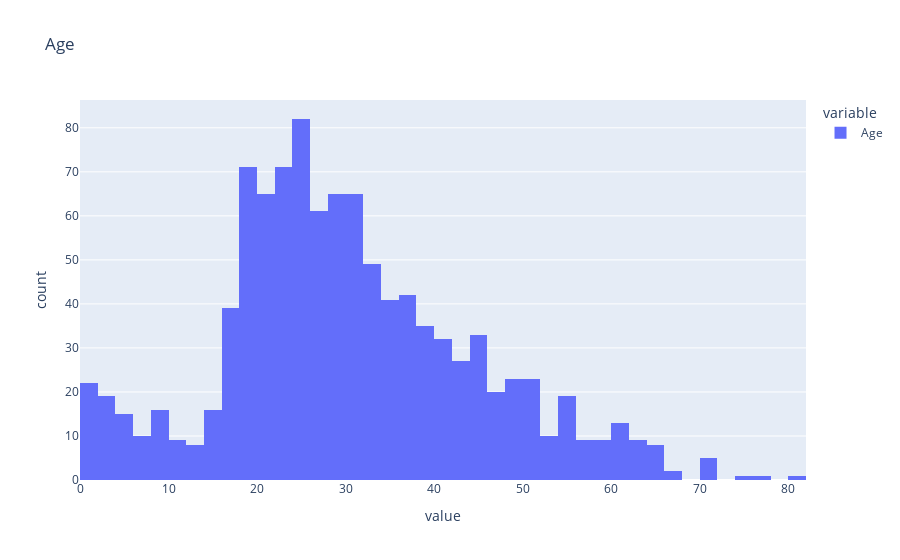
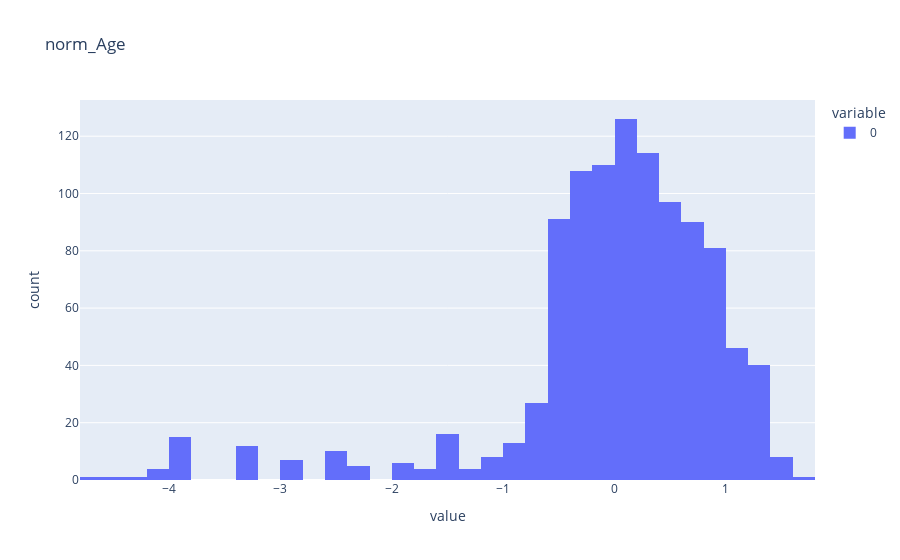
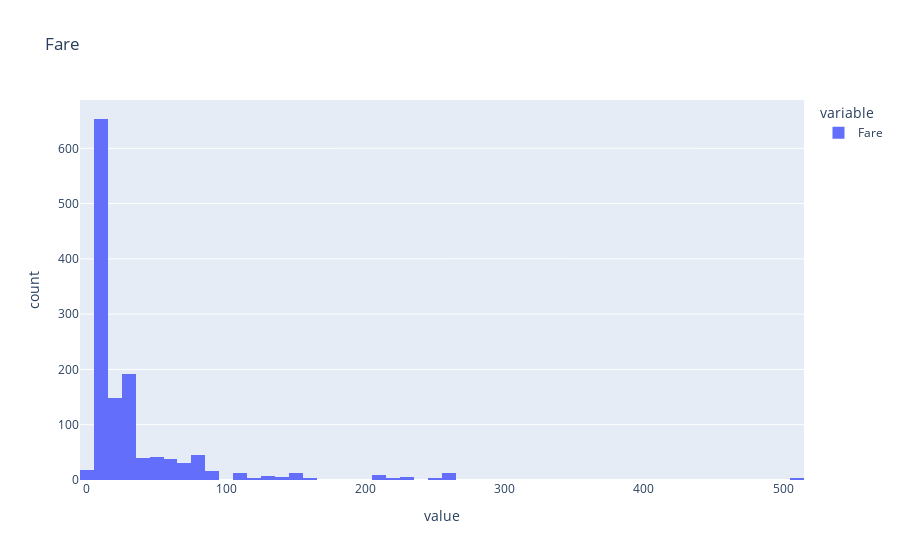
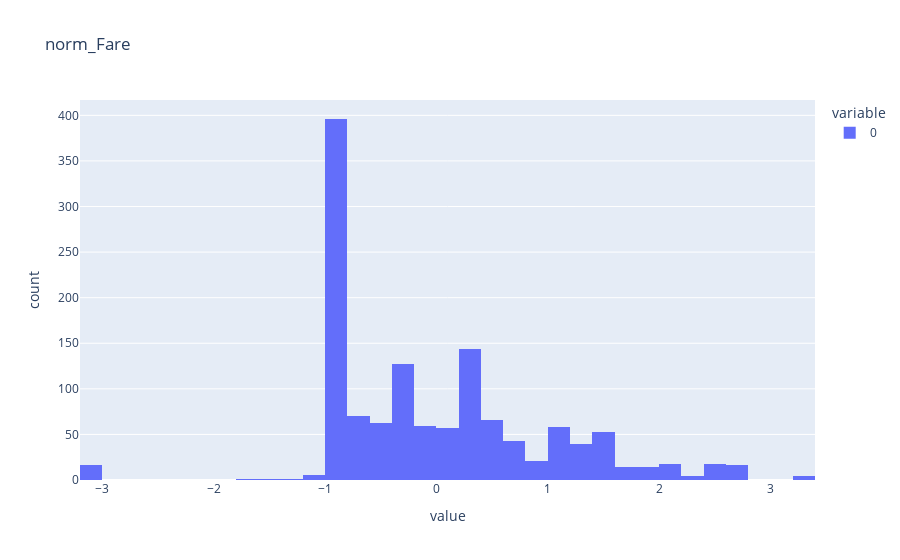

Notebook code for these charts, in order:
### Code cell
import plotly.express as px
from sklearn.preprocessing import StandardScaler

num_features = ['Age', 'Fare', 'Parch', 'SibSp']
all_num_data = all_csv[num_features]

for column in all_num_data.columns:
    std_scaler = StandardScaler()
    data = all_num_data[[column]]
    std_scaler.fit(np.log(data + 1))
    tr_data = std_scaler.transform(np.log(data + 1))
    fig = px.histogram(data, title=f'{column}')
    fig.show()
    fig = px.histogram(tr_data, title=f'norm_{column}')
    fig.show()

### Figure 1 — Plotly figure (JSON) as saved in the notebook; plotly's stock layout.template omitted (floating-point values rounded to 4 significant figures; data arrays with more than 128 entries replaced by an {"elided": "..."} marker saying what was removed)
{"data": [{"alignmentgroup": "True", "bingroup": "x", "hovertemplate": "variable=Age<br>value=%{x}<br>count=%{y}<extra></extra>", "legendgroup": "Age", "marker": {"color": "#636efa", "pattern": {"shape": ""}}, "name": "Age", "offsetgroup": "Age", "orientation": "v", "showlegend": true, "type": "histogram", "x": {"elided": "1309 float values"}, "xaxis": "x", "yaxis": "y"}], "layout": {"barmode": "relative", "legend": {"title": {"text": "variable"}, "tracegroupgap": 0}, "title": {"text": "Age"}, "xaxis": {"anchor": "y", "domain": [0, 1], "title": {"text": "value"}}, "yaxis": {"anchor": "x", "domain": [0, 1], "title": {"text": "count"}}}}

### Figure 2 — Plotly figure (JSON) as saved in the notebook; plotly's stock layout.template omitted (floating-point values rounded to 4 significant figures; data arrays with more than 128 entries replaced by an {"elided": "..."} marker saying what was removed)
{"data": [{"alignmentgroup": "True", "bingroup": "x", "hovertemplate": "variable=0<br>value=%{x}<br>count=%{y}<extra></extra>", "legendgroup": "0", "marker": {"color": "#636efa", "pattern": {"shape": ""}}, "name": "0", "offsetgroup": "0", "orientation": "v", "showlegend": true, "type": "histogram", "x": {"elided": "1309 float values"}, "xaxis": "x", "yaxis": "y"}], "layout": {"barmode": "relative", "legend": {"title": {"text": "variable"}, "tracegroupgap": 0}, "title": {"text": "norm_Age"}, "xaxis": {"anchor": "y", "domain": [0, 1], "title": {"text": "value"}}, "yaxis": {"anchor": "x", "domain": [0, 1], "title": {"text": "count"}}}}

### Figure 3 — Plotly figure (JSON) as saved in the notebook; plotly's stock layout.template omitted (floating-point values rounded to 4 significant figures; data arrays with more than 128 entries replaced by an {"elided": "..."} marker saying what was removed)
{"data": [{"alignmentgroup": "True", "bingroup": "x", "hovertemplate": "variable=Fare<br>value=%{x}<br>count=%{y}<extra></extra>", "legendgroup": "Fare", "marker": {"color": "#636efa", "pattern": {"shape": ""}}, "name": "Fare", "offsetgroup": "Fare", "orientation": "v", "showlegend": true, "type": "histogram", "x": {"elided": "1309 float values"}, "xaxis": "x", "yaxis": "y"}], "layout": {"barmode": "relative", "legend": {"title": {"text": "variable"}, "tracegroupgap": 0}, "title": {"text": "Fare"}, "xaxis": {"anchor": "y", "domain": [0, 1], "title": {"text": "value"}}, "yaxis": {"anchor": "x", "domain": [0, 1], "title": {"text": "count"}}}}

### Figure 4 — Plotly figure (JSON) as saved in the notebook; plotly's stock layout.template omitted (floating-point values rounded to 4 significant figures; data arrays with more than 128 entries replaced by an {"elided": "..."} marker saying what was removed)
{"data": [{"alignmentgroup": "True", "bingroup": "x", "hovertemplate": "variable=0<br>value=%{x}<br>count=%{y}<extra></extra>", "legendgroup": "0", "marker": {"color": "#636efa", "pattern": {"shape": ""}}, "name": "0", "offsetgroup": "0", "orientation": "v", "showlegend": true, "type": "histogram", "x": {"elided": "1309 float values"}, "xaxis": "x", "yaxis": "y"}], "layout": {"barmode": "relative", "legend": {"title": {"text": "variable"}, "tracegroupgap": 0}, "title": {"text": "norm_Fare"}, "xaxis": {"anchor": "y", "domain": [0, 1], "title": {"text": "value"}}, "yaxis": {"anchor": "x", "domain": [0, 1], "title": {"text": "count"}}}}
